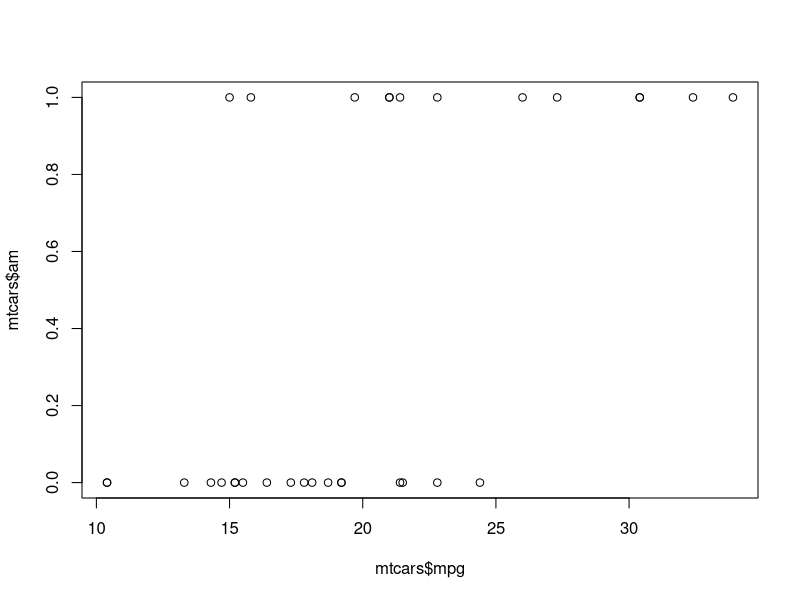
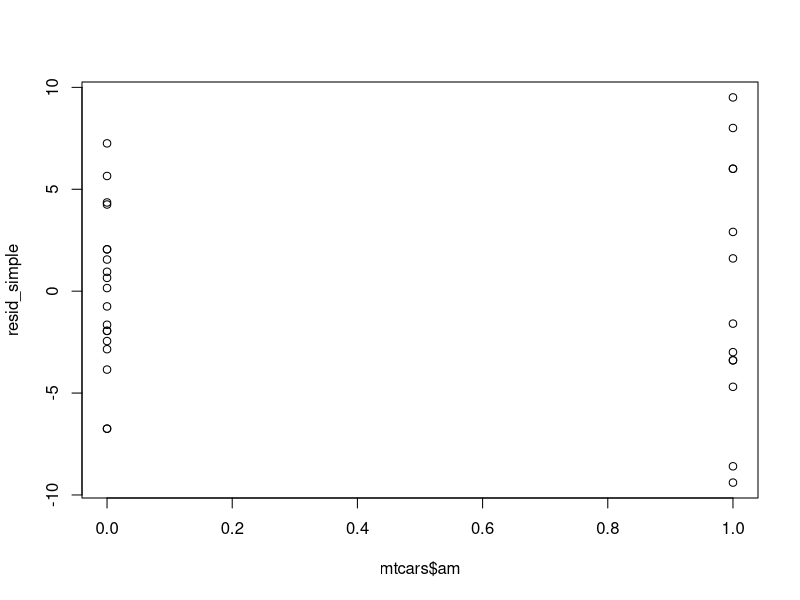
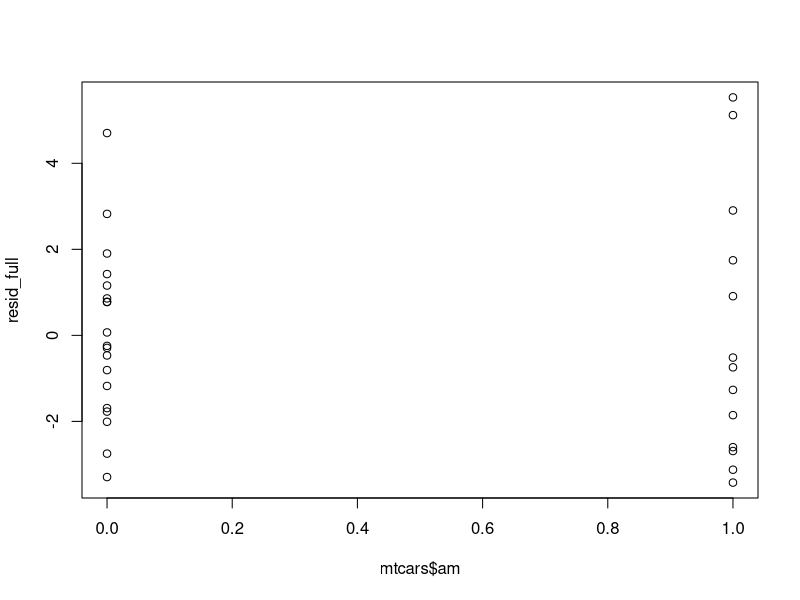

Here is the R script that generated these plots, in order:
## ---- chunk 1
head(mtcars)
?mtcars
## ---- chunk 2
plot(mtcars$mpg, mtcars$am)
## ---- chunk 3
cor.test(mtcars$am, mtcars$mpg)
## ---- chunk 4
fit1 <- lm(mpg ~ am, data = mtcars)
summary(fit1)
## ---- chunk 5
fit2 <- lm(mpg ~ am + hp, data = mtcars)
summary(fit2)
# when we controled for horsepower, the coefficient changed but not significance or direction of relationship

fit3 <- lm(mpg ~ am + wt, data = mtcars)
summary(fit3)
# controlling for weight made the relationship between mpg and am non-significant!

# Maybe weight and type of transmission are correlated?
cor.test(mtcars$wt, mtcars$am)
# very correlated! at almost 0.7. Meaning that automatic cars are heavier. 
## ---- chunk 6
fit5 <- lm(mpg ~ ., data = mtcars)
summary(fit5)
## ---- chunk 7
fit6 <- lm(mpg ~ am + hp + wt, data = mtcars)
summary(fit6)
# controlling for the variables we tested makes the transmission type no longer significant. 
## ---- chunk 8
# model with transmission alone (holding everything else constant)
fit4 <- lm(mpg ~ am, data = mtcars)
summary(fit4)
# sum the intercept and the coefficient for manual cars
17.14+7.24

# model controlling for horsepower and weight
fit6 <- lm(mpg ~ am + hp + wt, data = mtcars)
summary(fit6)
# sum the intercept with the coefficient for manual cars
34.00+2.08

## ---- chunk 9
# model with no controls
resid_simple <- resid(fit4)
# model with two controls
resid_full <- resid(fit6)

plot(mtcars$am, resid_simple) 
plot(mtcars$am, resid_full) 

